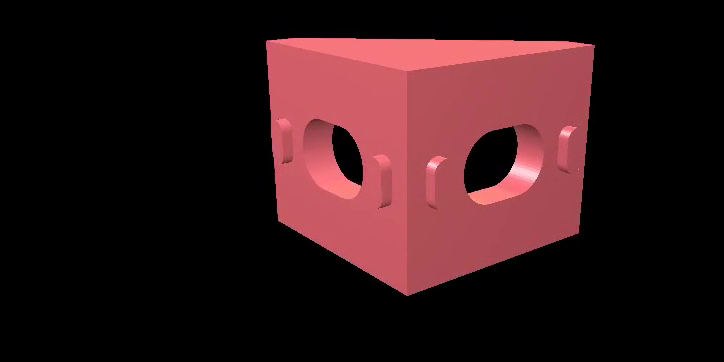
#> input picture frame 8 of capture/output_cut.mp4, 724 x 362 px
$ python pipeline_of.py
#> lines starting #> are read from the running program, lines starting #| are printed output that depends on the picture
#!/usr/bin/env python
from __future__ import print_function, division
import cv2
import numpy as np
from features import *
from helper import *
import skimage.io as io
import util
from matplotlib import pyplot as plt
from mpl_toolkits.mplot3d import Axes3D
import my_intrinsics as param
import copy

def get_random_color(a=0, b=256, c=0, d=256, e=0, f=256):
    B = np.random.randint(a, b)
    G = np.random.randint(c, d)
    R = np.random.randint(e, f)
    return (B, G, R)

class Feature:
    def __init__(self, pos, color):
        self.pos = pos
        self.color = color

    def draw(self, img, size=6):
        cv2.circle(img,pos,size,self.color,-1)

    def __eq__(self, other):
        return isinstance(other, Feature) and other.pos == self.pos

    def __ne__(self, other):
        return (not isinstance(other, Feature)) or other.pos != self.pos

    def __hash__(self):
        return hash(self.pos)


class Tracker:
    def __init__(self):
        self.curr = None
        self.prevFeatures = None
        self.currFeatures = []
        self.colors = []


    def load_curr(self, curr, features):
        self.curr = curr
        self.prevFeatures = copy.deepcopy(self.currFeatures)
        for f in features:
            color = get_random_color()
            fe = Feature(f, color)
            self.currFeatures.append(fe)

    def draw(self):
        for f in self.currFeatures:
            f.draw(self.curr, 6)
        cv2.imshow('frame',self.curr)


cap = cv2.VideoCapture('capture/output_cut.mp4')
buffer = None
tracker = Tracker()

# params for ShiTomasi corner detection
feature_params = dict( maxCorners = 100,
                       qualityLevel = 0.3,
                       minDistance = 7,
                       blockSize = 7 )

# Parameters for lucas kanade optical flow
lk_params = dict( winSize  = (15,15),
                  maxLevel = 2,
                  criteria = (cv2.TERM_CRITERIA_EPS | cv2.TERM_CRITERIA_COUNT, 10, 0.03))

while(cap.isOpened()):
    ret, frame = cap.read()
#> frame is the input picture: shape (362, 724, 3); mean B, G, R 24.8, 22.3, 49

    img = cv2.cvtColor(frame, cv2.COLOR_BGR2GRAY)
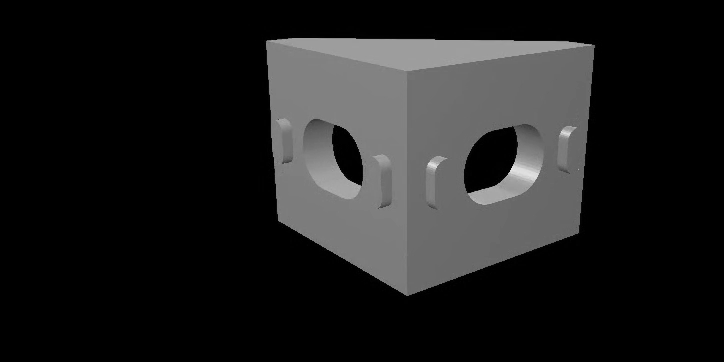
#> img: shape (362, 724); min 0, max 228, mean 30.6
#> (the run stopped early here; a loop or call above may not have finished)

$ run again, starting later in the video
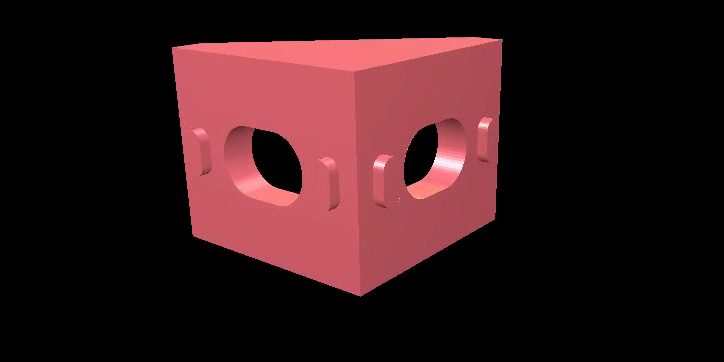
#> input picture frame 36 of capture/output_cut.mp4, 724 x 362 px
#> frame is the input picture: shape (362, 724, 3); mean B, G, R 25.6, 23.1, 50.4
#> `img = cv2.cvtColor(frame, cv2.COLOR_BGR2GRAY)`:
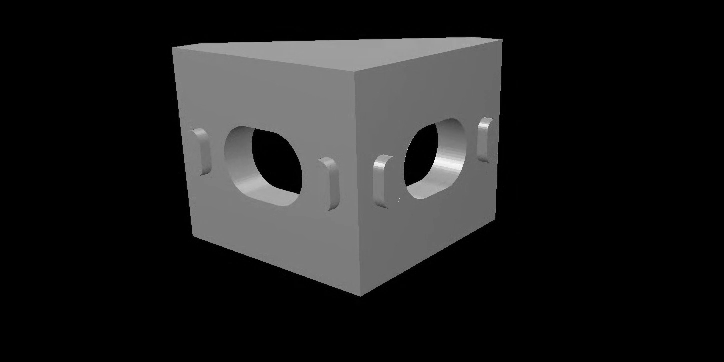
#> img: shape (362, 724); min 0, max 249, mean 31.5

$ run again, starting later in the video
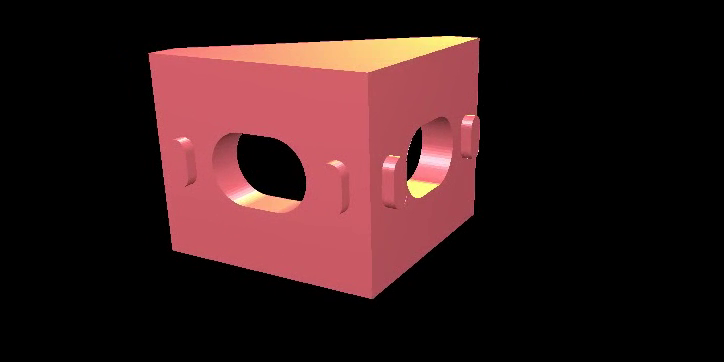
#> input picture frame 64 of capture/output_cut.mp4, 724 x 362 px
#> frame is the input picture: shape (362, 724, 3); mean B, G, R 26.6, 25.8, 52.3
#> `img = cv2.cvtColor(frame, cv2.COLOR_BGR2GRAY)`:
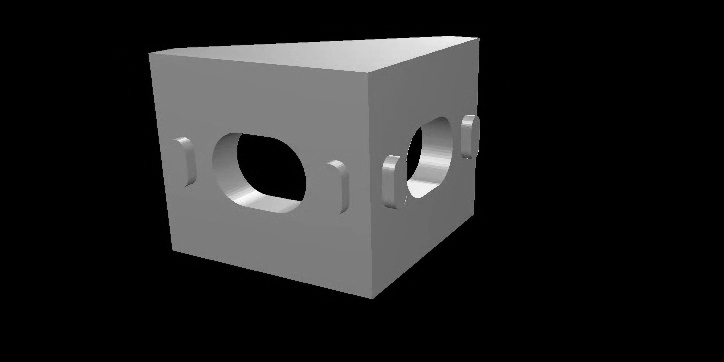
#> img: shape (362, 724); min 0, max 252, mean 33.8
